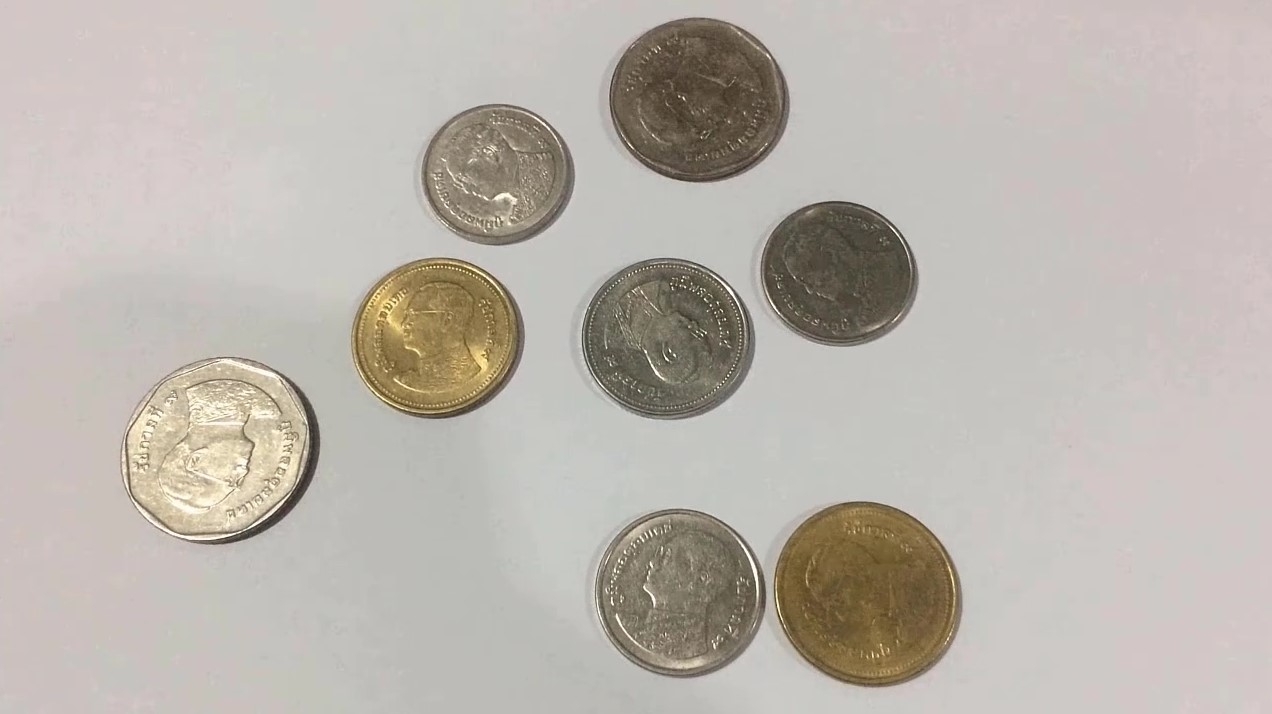
#> input picture image/Coins_1.jpg, 1272 x 714 px
$ python CountCoinImage.py
#> lines starting #> are read from the running program, lines starting #| are printed output that depends on the picture; after the words box and inside, x2 and y2 are one past the last pixel; in counts of white or black regions, pixels touching at a corner belong together
import cv2
import numpy as np
import matplotlib.pyplot as plt

image = cv2.imread("image/Coins_1.jpg")
#> image is the input picture: shape (714, 1272, 3); mean B, G, R 173.5, 180.8, 187.1
gray = cv2.cvtColor(image, cv2.COLOR_BGR2GRAY)
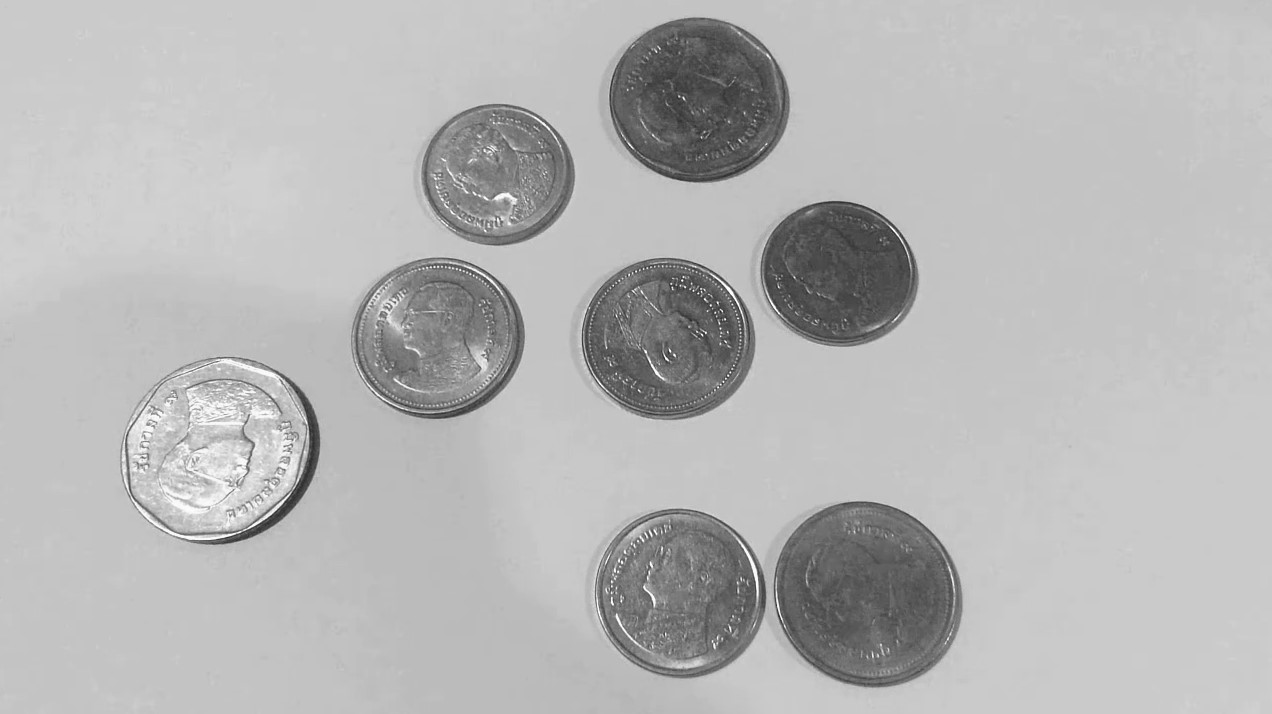
#> gray: shape (714, 1272); min 35, max 254, mean 181.9
plt.imshow(gray, cmap='gray')

blur = cv2.GaussianBlur(gray, (11,11), 0)
plt.imshow(blur, cmap='gray')

canny = cv2.Canny(blur, 30, 150, 3)
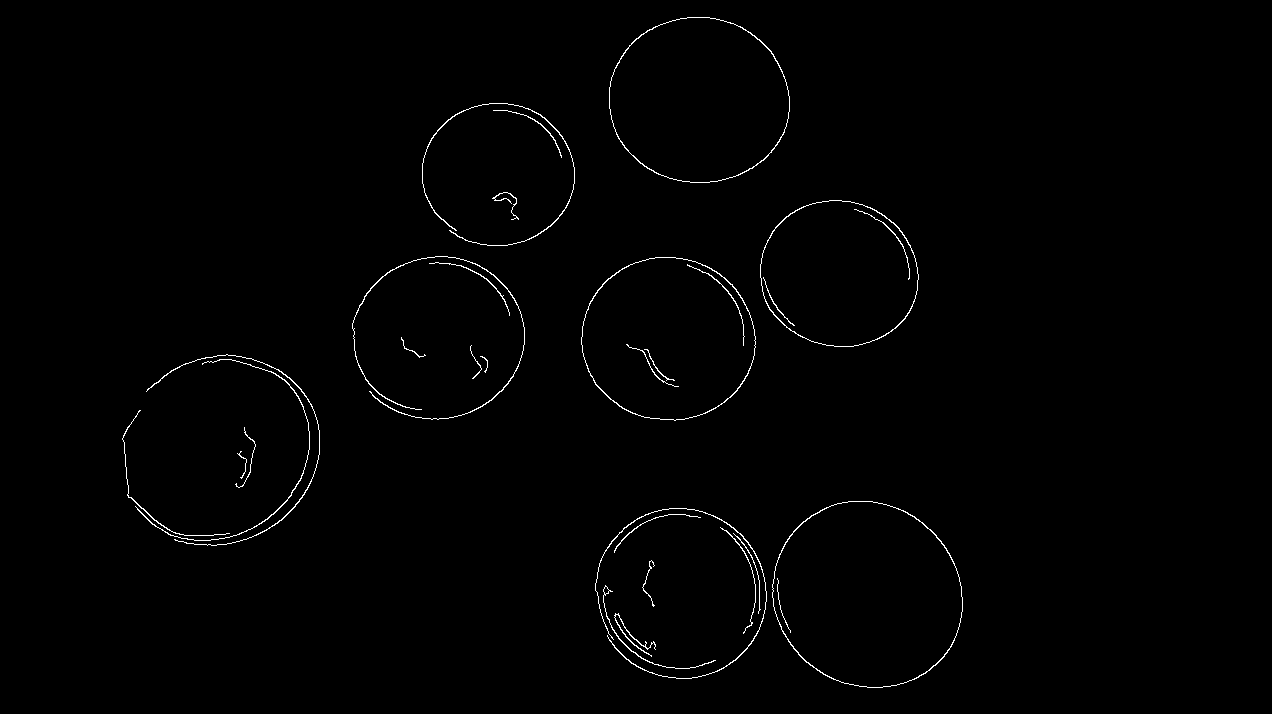
#> canny: shape (714, 1272); 0.81% white in thin lines or dots, all inside (x1, y1, x2, y2) = (122, 17, 963, 688)
plt.imshow(canny, cmap='gray')

dilated = cv2.dilate(canny, (1,1), iterations = 2)
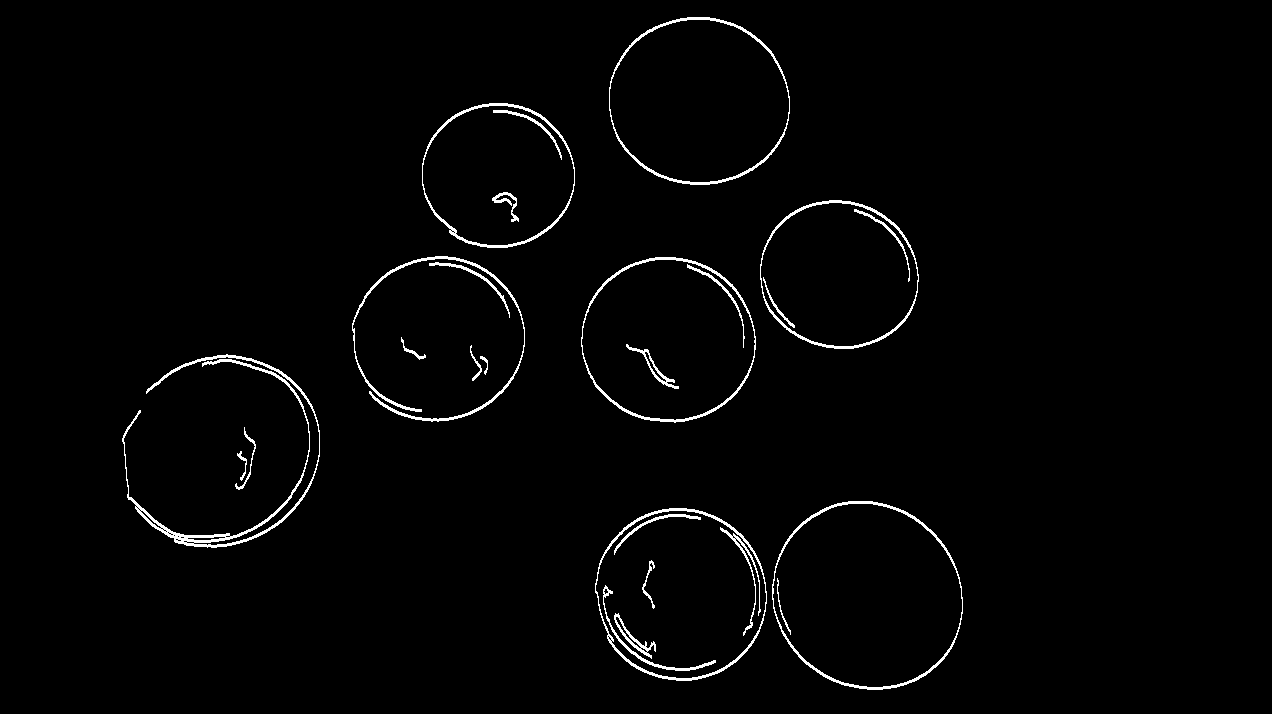
#> dilated: shape (714, 1272); 1.7% white in thin lines or dots, all inside (x1, y1, x2, y2) = (122, 17, 963, 690)
plt.imshow(dilated, cmap='gray')

(cnt, heirarchy) = cv2.findContours(dilated.copy(), cv2.RETR_EXTERNAL, cv2.CHAIN_APPROX_NONE)
#> cnt = 14 contours; largest, box (x1, y1, x2, y2) and area: (772, 501, 963, 690) 28094, (609, 17, 790, 185) 23852, (595, 508, 767, 681) 23072, (581, 257, 756, 423) 22536, (760, 200, 919, 349) 18483
rgb = cv2.cvtColor(image, cv2.COLOR_BGR2RGB)
cv2.drawContours(rgb, cnt, -1, (0,255,0), 2)
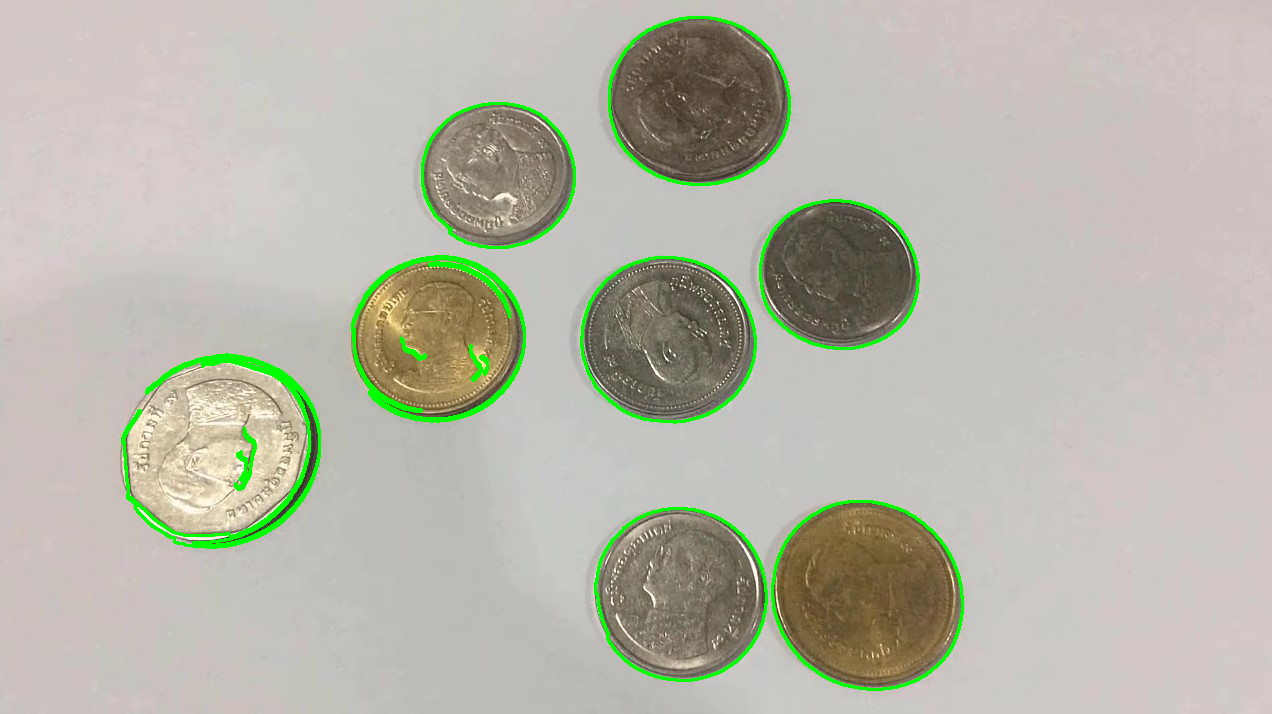
#> rgb: shape (714, 1272, 3); mean R, G, B 183.3, 182.9, 170.2

plt.imshow(rgb)


print('Coins in the image: ', len(cnt))
#| Coins in the image:  14
plt.show()

$ run again, with image/Coins_2.jpg copied over image/Coins_1.jpg
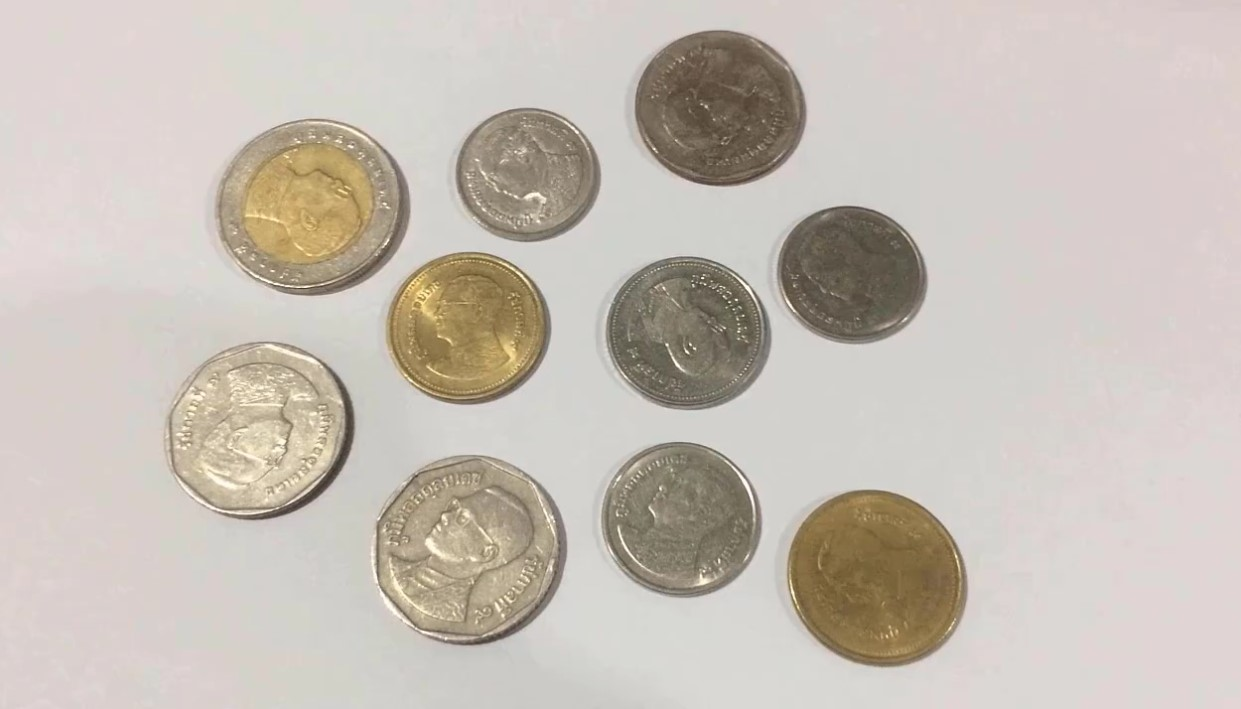
#> input picture image/Coins_2.jpg, 1241 x 709 px
#> image is the input picture: shape (709, 1241, 3); mean B, G, R 182.1, 190.8, 198.8
#> `canny = cv2.Canny(blur, 30, 150, 3)`:
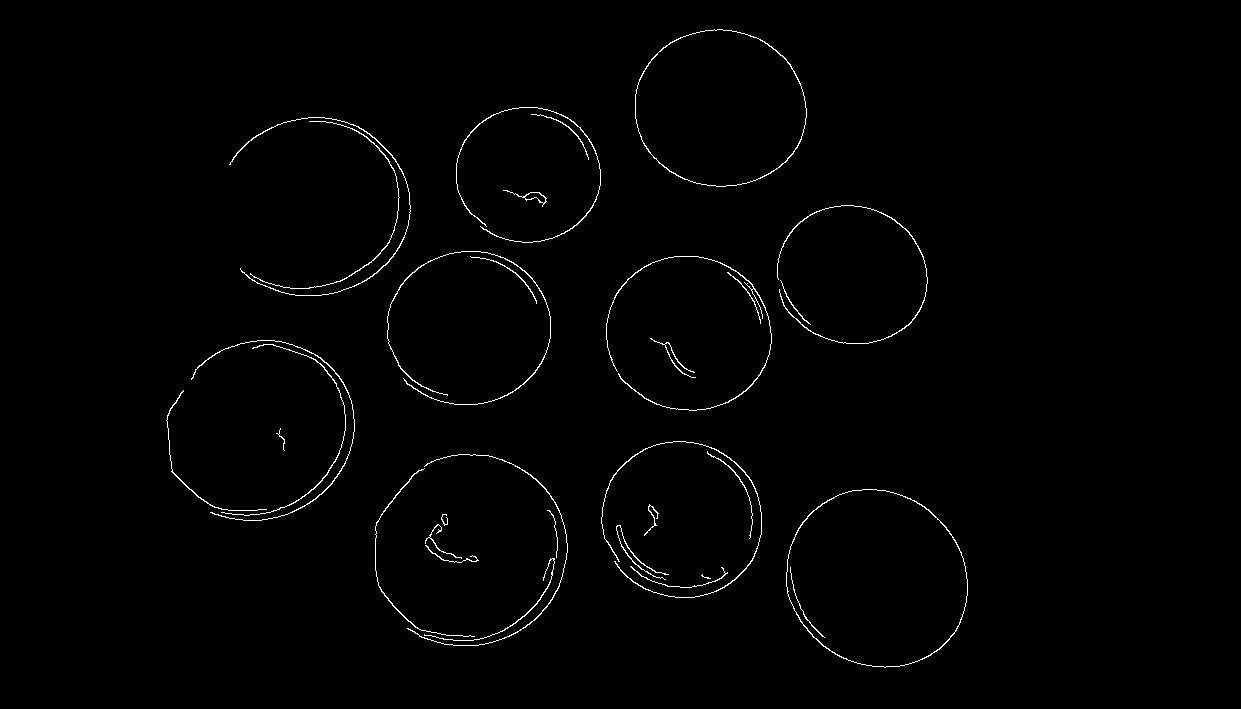
#> canny: shape (709, 1241); 0.98% white in thin lines or dots, all inside (x1, y1, x2, y2) = (166, 29, 968, 668)
#> dilated: shape (709, 1241); 2.1% white in thin lines or dots, all inside (x1, y1, x2, y2) = (166, 29, 968, 670)
#> cnt = 13 contours; largest, box (x1, y1, x2, y2) and area: (375, 454, 568, 648) 29136, (786, 489, 968, 670) 25556, (635, 29, 807, 189) 21458, (606, 256, 772, 413) 20343, (601, 441, 762, 600) 19968
#> `cv2.drawContours(rgb, cnt, -1, (0,255,0), 2)`:
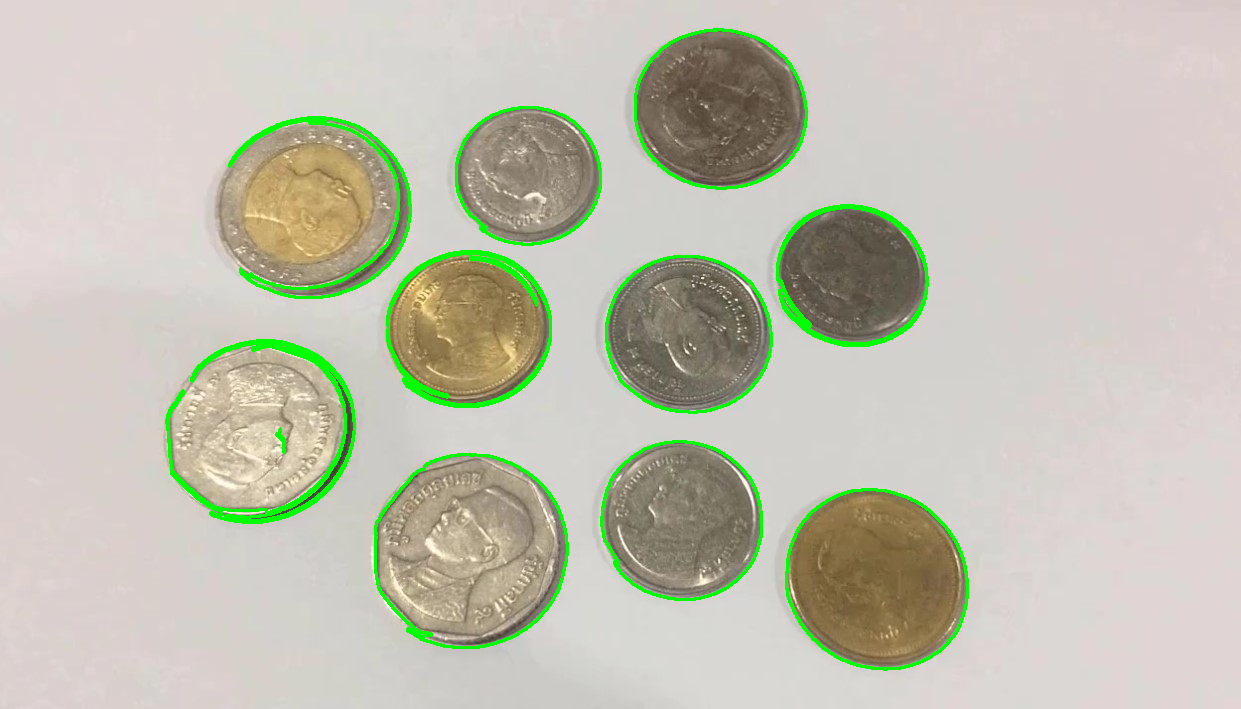
#> rgb: shape (709, 1241, 3); mean R, G, B 193.8, 193.1, 177.6
#| Coins in the image:  13
